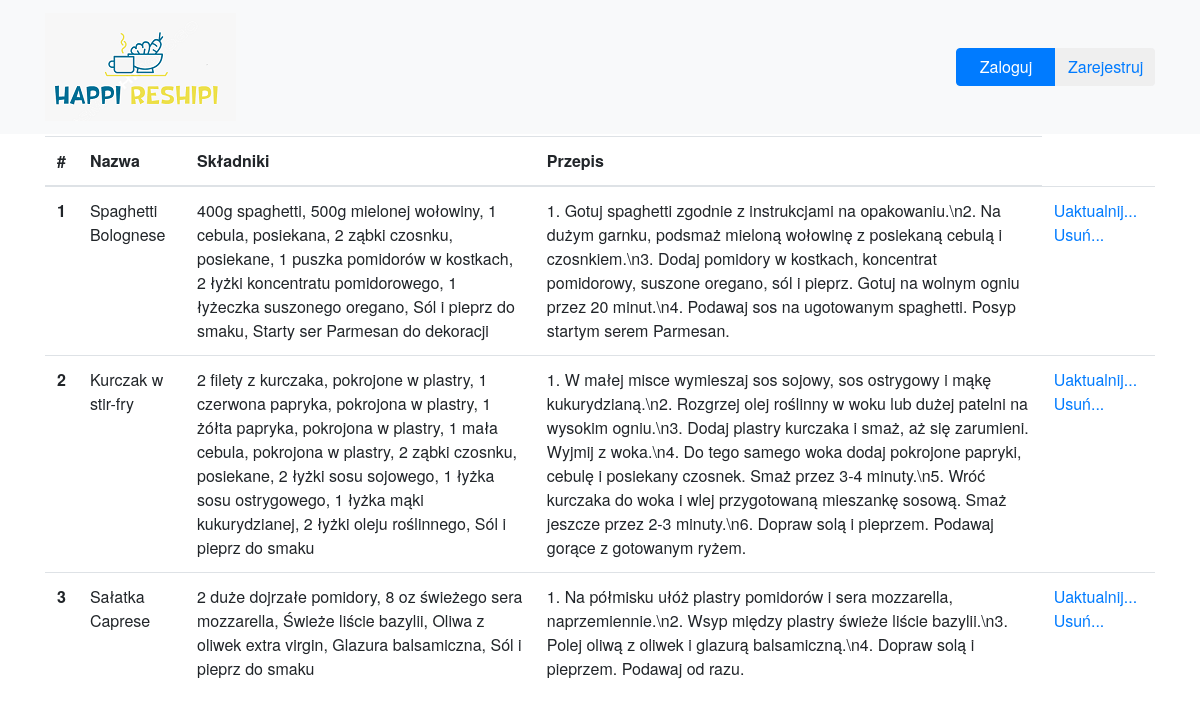
The app's page /myRecipes with its own data.
### tables this page shows
CREATE TABLE recipes (int integer primary key autoincrement, nazwa varchar(30), skladniki varchar(500), przygotowanie varchar(500), img varchar(100));

### happireshipi_app.py (the view)
@app.route('/myRecipes', methods=['GET'])
def myRecipes():
    db = get_db()
    sql_command = 'select * from recipes'
    cur = db.execute(sql_command)
    recipes = cur.fetchall()
    return render_template('myRecipes.html',recipes = recipes )

### happireshipi_app.py (called while the page is built)
def get_db():
    if not hasattr(g, 'sqlite_db'):
        conn = sqlite3.connect(app_info["db_file"])
        conn.row_factory=sqlite3.Row
        g.sqlite_db = conn
    return g.sqlite_db

### templates/myRecipes.html
{% extends "base.html" %}
{% block content %}
<div class="container">
    <div class="row">
      <div class="col-md-12 col-lg-12 mx-auto">
<table class="table">
    <thead>
      <tr>
        <th scope="col">#</th>
        <th scope="col">Nazwa</th>
        <th scope="col">Składniki</th>
        <th scope="col">Przepis</th>
      </tr>
    </thead>
    <tbody>
        {% for recipe in recipes %}
      <tr>
        <th scope="row">{{recipe.int}}</th>
        <td>{{recipe.nazwa}}</td>
        <td>{{recipe.skladniki}}</td>
        <td>{{recipe.przygotowanie}}</td>
        <td>
            <a href="{{url_for('updateProcess', recipe_id=recipe.int)}}" class="button button-primary " role="button">Uaktualnij...</a>
            <a href="{{url_for('deleteProcess', recipe_id=recipe.int)}}" class="button button-danger " role="button">Usuń...</a>
        </td>
      </tr>
      {% endfor %}
    </tbody>
  </table>
</div>
</div>
</div>
{% endblock %}

### static/styles/base.css (style rules this page uses)
body { overflow-x: hidden; font-family: "Roboto Slab", "Helvetica Neue", Helvetica, Arial, sans-serif; min-height: 75rem; padding-top: 8.5rem; }

### records on screen
recipes: int "1", nazwa "Spaghetti Bolognese", skladniki "400g spaghetti, 500g mielonej wołowiny, 1 cebula, posiekana, 2 ząbki czosnku, posiekane, 1 puszka pomidorów w kostkach, 2 łyżki koncentratu pomidorowego, 1 łyżeczka suszonego oregano, Sól i pieprz do smaku, Starty ser Parmesan do dekoracji", przygotowanie "1. Gotuj spaghetti zgodnie z instrukcjami na opakowaniu.\\n2. Na dużym garnku, podsmaż mieloną wołowinę z posiekaną cebulą i czosnkiem.\\n3. Dodaj pomidory w kostkach, koncentrat pomidorowy, suszone oregano, sól i pieprz. Gotuj na wolnym ogniu przez 20 minut.\\n4. Podawaj sos na ugotowanym spaghetti. Posyp startym serem Parmesan."
recipes: int "2", nazwa "Kurczak w stir-fry", skladniki "2 filety z kurczaka, pokrojone w plastry, 1 czerwona papryka, pokrojona w plastry, 1 żółta papryka, pokrojona w plastry, 1 mała cebula, pokrojona w plastry, 2 ząbki czosnku, posiekane, 2 łyżki sosu sojowego, 1 łyżka sosu ostrygowego, 1 łyżka mąki kukurydzianej, 2 łyżki oleju roślinnego, Sól i pieprz do smaku", przygotowanie "1. W małej misce wymieszaj sos sojowy, sos ostrygowy i mąkę kukurydzianą.\\n2. Rozgrzej olej roślinny w woku lub dużej patelni na wysokim ogniu.\\n3. Dodaj plastry kurczaka i smaż, aż się zarumieni. Wyjmij z woka.\\n4. Do tego samego woka dodaj pokrojone papryki, cebulę i posiekany czosnek. Smaż przez 3-4 minuty.\\n5. Wróć kurczaka do woka i wlej przygotowaną mieszankę sosową. Smaż jeszcze przez 2-3 minuty.\\n6. Dopraw solą i pieprzem. Podawaj gorące z gotowanym ryżem."
recipes: int "3", nazwa "Sałatka Caprese", skladniki "2 duże dojrzałe pomidory, 8 oz świeżego sera mozzarella, Świeże liście bazylii, Oliwa z oliwek extra virgin, Glazura balsamiczna, Sól i pieprz do smaku", przygotowanie "1. Na półmisku ułóż plastry pomidorów i sera mozzarella, naprzemiennie.\\n2. Wsyp między plastry świeże liście bazylii.\\n3. Polej oliwą z oliwek i glazurą balsamiczną.\\n4. Dopraw solą i pieprzem. Podawaj od razu."
